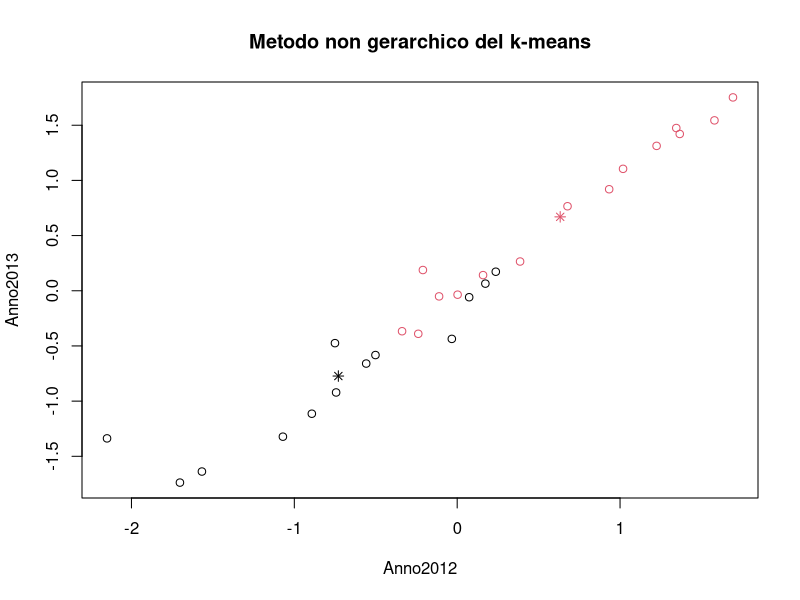
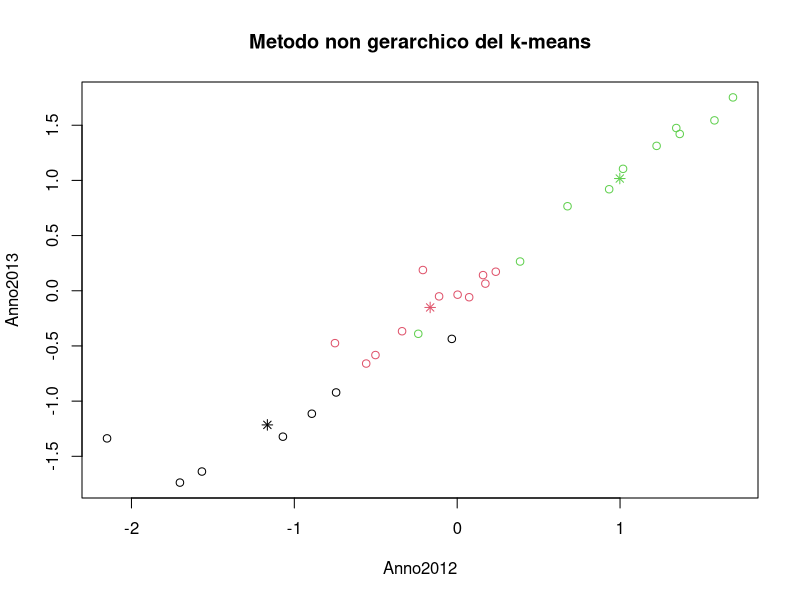
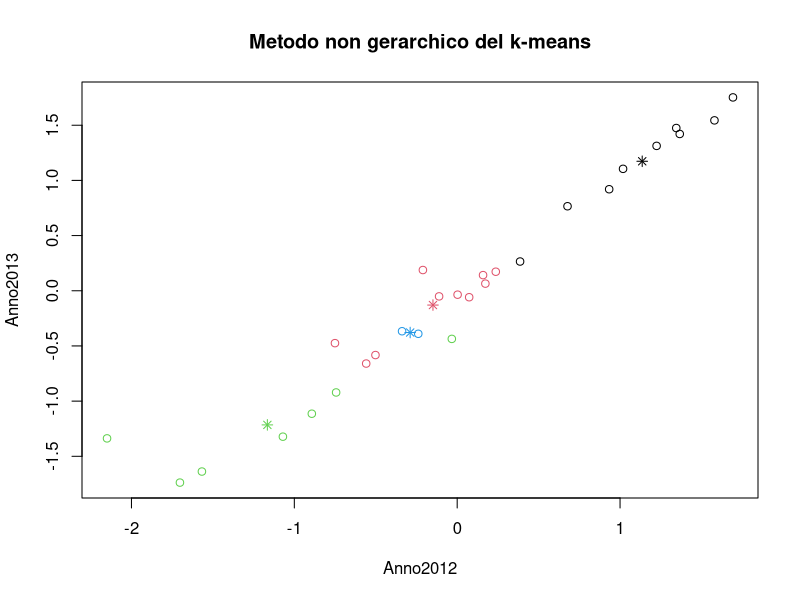
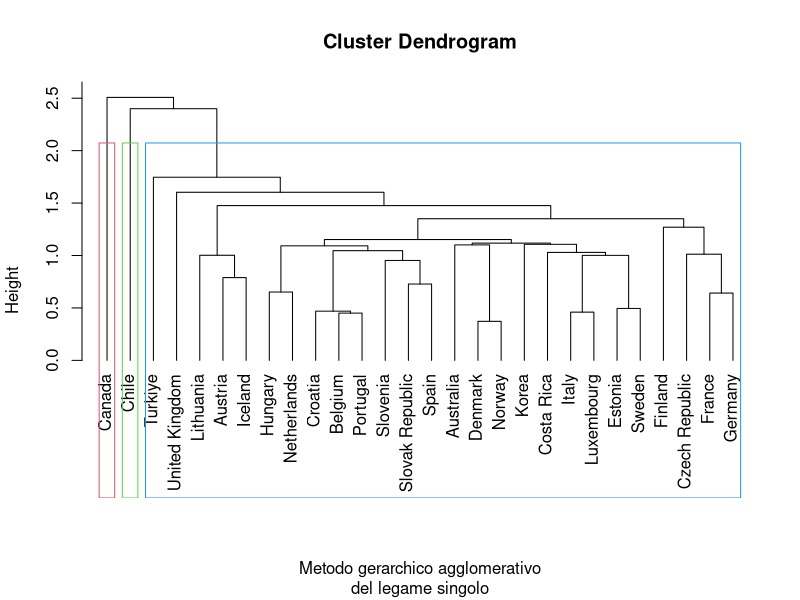
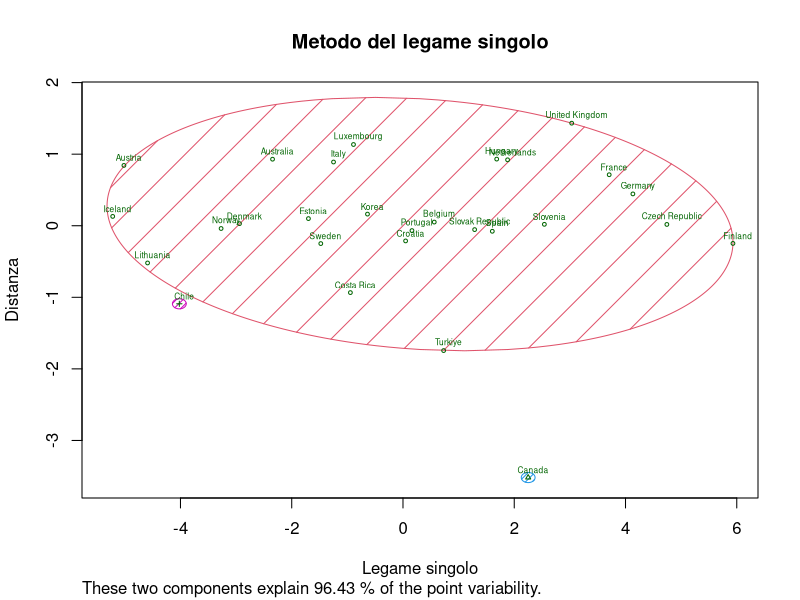
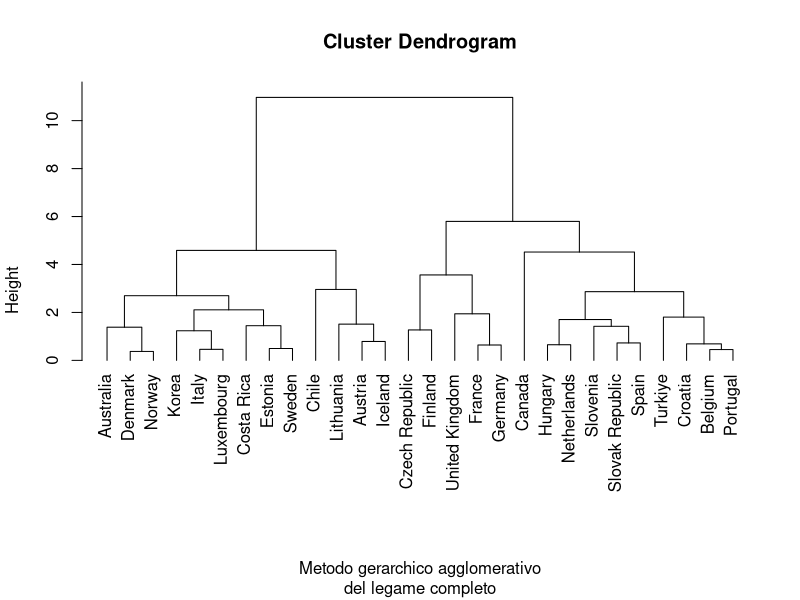
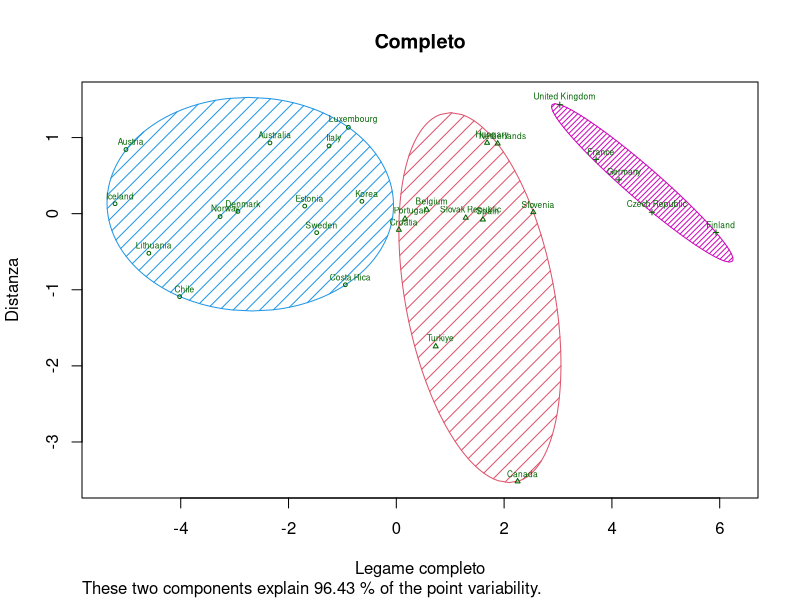
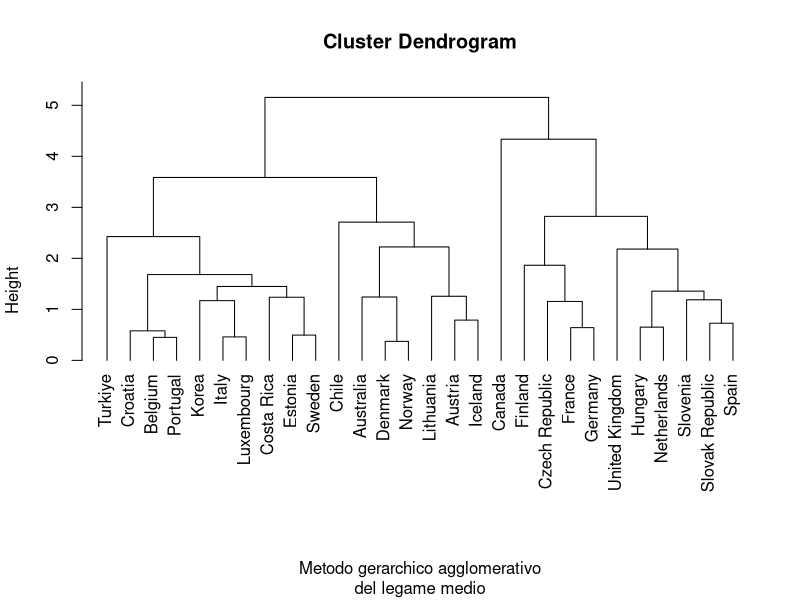

R code for these plots, in order:
library(cluster)
dfDiabete <- data.frame(
  Anno2010 = c(57.8, 45.4, 60.5, 55.4, NA, 45.7, 73.7, 47.4, 45.5, 83.3, 72.9, 81.4, NA, 70.7, 31.7, NA, NA, 65.5, NA, 30.1, 63.8, 72.3, NA, 48.3, 62.5, 57.8, 63.9, 55.8, 51.9, 47.5, 74.9, 49.9),
  Anno2011 = c(59.6, 46.3, 61.7, 57, 34, 48, 76.2, 49, 47.5, 84.2, 74.5, 82.6, NA, 74.5, 38.1, NA, 61.6, 64.1, NA, 32.4, 64, 72.9, NA, 48.4, 58.6, 61.3, 67.3, 56, 53, 53.4, 77.8, 58.7),
  Anno2012 = c(60.5, 45.9, 63.2, 57.6, 30.7, 50.4, 78.2, 50.5, 53.1, 84.8, 80.2, 83.2, NA, 75.3, 38.9, 36.8, 62, 64.3, 40.2, 37, 63.4, 74.1, NA, 48.4, 61, 58, 70.5, 66.4, 53.9, 56.2, 79.9, 59.4),
  Anno2013 = c(57.5, 46, 65, 58.1, 45.8, 57, 80.2, 51.2, 54.6, 85.9, 81.6, 83.2, 85, 77.5, 41.9, NA, 62.4, 65.4, 41.5, 40.6, 64, 75.1, NA, 48.7, 62.7, 65.6, 73.1, 66.6, 55.6, 58.4, 82.3, 62.5),
  Anno2014 = c(57.5, 46.4, 66.3, 58.1, 52.1, 61.4, 84.7, 51.8, 57.3, 88.1, 81.3, 83.6, 83.3, 76.2, 42.3, 55.3, 61.8, 60.8, 42.4, 43.7, 64.6, 75, NA, 50.1, 64.5, 70.4, 74.2, 71.1, 56.5, 61.1, 83.6, 63.3),
  Anno2015 = c(57.5, 46.3, 68, 58.3, 59.3, 57.3, 88, 53, 59.4, 89.8, 82.4, 82.6, 86.2, 69.9, 44.9, 59.6, 62, 61.7, 43.8, 44.3, 65.2, 75.8, NA, 51.5, 67.2, 75.2, 75.9, 72.9, 58.4, 64.2, 84.7, 64.9),
  Anno2016 = c(56.7, 46.9, 70, 79, 46.4, 59.6, 88.9, 54.7, 61.1, 92.3, 84.5, 83.8, NA, 72.4, 46.5, 62.7, 62.2, 60.3, 43.6, 47.8, 64.9, 76.2, NA, 53, 68.5, 76.3, 78.6, 75.1, 60.4, 66.5, 85.3, 67.6),
  Anno2017 = c(57.1, 47.2, 71, 81.9, 39.8, 62.4, 89.4, 55.6, 62.2, 91.7, 84, 83.5, 80.7, 74.2, 47.2, 64.4, 62.5, 63.1, 45.5, 50, 64.2, 77.2, NA, 55.4, 67.9, 76, 80.7, 76.4, 62.4, 72.6, 84.5, 66.9),
  Anno2018 = c(57.8, 46.3, 72.8, 84.3, 47.9, 66.7, 90.5, 57, 64.9, 95.8, 84.8, 85.9, 81.9, 75.4, 48, 62.6, 63, 65.2, 46.7, 53.6, 64, 75.1, 57, 56.2, 70.4, 76.8, 82.6, 78.1, 64.9, 75.4, 72.1, 69.2),
  Anno2019 = c(57.5, 47.5, 75.8, 86.4, 48, 72.2, 92.4, 58.8, 65, 99.9, 86.9, 88.3, 83.7, 77, 48.7, 61.6, 64, 67.8, 48.1, 56.7, 65.1, 76.9, 57.2, 58.5, 74.2, 78.6, 83.3, 79.6, 67.8, 79.1, 74.2, 77.8),
  Anno2020 = c(60, 49.4, 78, 104.9, 73.7, 78.8, 94.2, 62, 66.8, 101.8, 85.6, 91, 88.1, 79.2, 51.1, 59.9, 64.8, 72.7, 50.5, 59, 64.5, 77.6, 53, 59.9, 76.7, 80.4, 85.1, 81.3, 70.1, 91.9, 74.3, 79.5),
  Anno2021 = c(62.4, 49.2, 77.7, 124.5, 77.2, 82.3, 97.5, 67, 67.5, 105.6, 87.4, 93.6, 100.9, 76.4, 54.8, 60, 65.1, 78.5, 50, 58.8, 63.8, 78.5, 54.9, 65.9, 78.6, 79.5, 87.2, 84.7, 73.2, 96.3, 90, 75.5),
  Anno2022 = c(NA, NA, NA, 154.7, 79.7, 67.9, NA, NA, 73.8, NA, NA, NA, 98.4, 75.3, 57.9, 66.2, 67.2, NA, 51.6, NA, 60, NA, 52.3, 76.8, 85, NA, 91.6, 88.6, 80.5, NA, NA, NA)
)

dfDiabete

row.names(dfDiabete)=c("Australia", "Austria", "Belgium", "Canada", "Chile", "Costa Rica", "Czech Republic", "Denmark", "Estonia", "Finland", "France", "Germany", "Greece", "Hungary", "Iceland", "Israel", "Italy", "Korea", "Latvia", "Lithuania", "Luxembourg", "Netherlands", "New Zealand", "Norway", "Portugal", "Slovak Republic", "Slovenia", "Spain", "Sweden", "Turkiye", "United Kingdom", "Croatia")

dfDiabete

#eliminazione valori nulli
dfDiabete <- dfDiabete[-c(13, 16, 19, 23), ]
dfDiabete

dfDiabete<-dfDiabete[,-c(1,2,13)]
dfDiabete

#matrice scalata
matscal<-scale(dfDiabete, center = TRUE, scale = TRUE)
apply(matscal, 2, mean)
apply(matscal, 2, var)
WI<-cov(matscal)
WI
#distanze euclidee
dist_E<-dist(matscal,diag=TRUE,upper=TRUE)

#matricee misura di non omogeneità
#metodo 1
n <- nrow(matscal)
trHI<-(n-1)*sum(apply(matscal,2,var))
trHI
#metodo2
n<-nrow(matscal)
WI<-cov(matscal)
HI<-(n-1)*WI
HI
trHI<-sum(diag(HI))
trHI
#metodo 3
trHI<-sum(dist_E^2)/n
trHI

#metodi non gerarchici
km2<-kmeans(matscal, center=2, iter.max = 10,nstart=1)
plot(matscal, col = km2$cluster, main = "Metodo non gerarchico del k-means")
points(km2$centers, col=1:2, pch=8, cex=1)
#60.5%
#withink1<-42.45709
#withink2<-64.31510
#betweenK<-trHI-withink1-withink2
#betweenK/trHI

km3<-kmeans(matscal, center=3, iter.max = 10,nstart=1)
km3
plot(matscal, col = km3$cluster, main = "Metodo non gerarchico del k-means")
points(km3$centers, col=1:3, pch=8, cex=1)
#74.5%
#withink1<-17.21571
#withink2<-14.02809
#within3<-37.56683
#betweenK<-trHI-withink1-withink2-within3
#betweenK/trHI
km4<-kmeans(matscal, center=4, iter.max = 10,nstart=1)
plot(matscal, col = km4$cluster, main = "Metodo non gerarchico del k-means")
points(km4$centers, col=1:4, pch=8, cex=1)

#rappresentare graficamente i cluster



#metodi gerarchici
#legame singolo
diabete_s<-hclust(dist_E, method="single")
#visualizza informazioni sull'oggetto cluster
summary(diabete_s)
str(diabete_s)
#visualizzo combinazioni
diabete_s$merge
#distance level
diabete_s$height
#dendrogramma legame singolo
plot(diabete_s, hang=-1, xlab="Metodo gerarchico agglomerativo", sub="del legame singolo")
rect.hclust(diabete_s,k=3,border=2:6)

#analisi cluster metodo del legame singolo
taglio_singolo<-cutree(diabete_s, k=3, h= NULL)
taglio_singolo
#cutree(diabete_s, k=NULL, h=8)
numsingolo<-table(taglio_singolo)
#classificare gli individui all'aumentare del numero di cluster
#cutree(diabete_s, k=1:9)
#lista di indici per i gruppi
tagliolist_singolo<-list(taglio_singolo)
tagliolist_singolo
#aggregate(matscal, tagliolist_singolo, mean)
#rappresentare graficamente i cluster
#agmean_singolo<-aggregate(matscal, tagliolist_singolo, mean)[,-1]
#plot(matscal, col = taglio_singolo, main = "Metodo del legame singolo")
#points(agmean_singolo,pch=8,cex=1,col=1:2)
#misure di non omogeneità dei due gruppi con metodo 2
agvar_singolo<-aggregate(matscal,tagliolist_singolo,var)[,-1]
agvar_singolo
trH1S<-(numsingolo[[1]]-1)*sum(agvar_singolo[1,])
if(is.na(trH1S)){
  trH1S<-0
}
trH1S
trH2S<-(numsingolo[[2]]-1)*sum(agvar_singolo[2,])
if(is.na(trH2S)){
  trH2S<-0
}
trH2S
trH3S<-(numsingolo[[3]]-1)*sum(agvar_singolo[3,])
if(is.na(trH3S)){
  trH3S<-0
}
trH3S
#misura all'interno dei due gruppi
within_singolo<-trH1S+trH2S+trH3S
within_singolo
#misura tra i cluster
between_singolo<-trHI-trH1S-trH2S-trH3S
between_singolo
between_singolo/trHI
#visualizzo cluster
clusplot(matscal, cex= 0.5, taglio_singolo, color = TRUE, shade = TRUE, labels=3, lines =0, xlab = "Legame singolo", ylab = "Distanza", main = "Metodo del legame singolo")

#metodo del legame completo (deafult)
diabete_co = hclust(dist_E,method="complete")
#visualizza informazioni sull'oggetto cluster
summary(diabete_co)
str(diabete_co)
diabete_co$height
#visualizzo combinazioni, ogni passo costruisce un cluster - = elementi + = cluster
diabete_co$merge
#distance level
diabete_co$height
#dendrogramma legame completo
plot(diabete_co, hang=-1, xlab="Metodo gerarchico agglomerativo", sub="del legame completo")

#analisi cluster legame completo
taglio_co<-cutree(diabete_co, k=3)
taglio_co
#cutree(diabete_co, k=NULL, h=8)
#classificare gli individui all'aumentare del numero di cluster
#cutree(diabete_co, k=1:9)
#lista di indici per i gruppi
tagliolist_co<-list(taglio_co)
tagliolist_co
#aggregate(matscal, tagliolist_co, mean)
#rappresentare graficamente i cluster
#agmean_co<-aggregate(matscal, tagliolist_co, mean)[,-1]
#plot(matscal, col = taglio_co, main = "Metodo del legame completo")
#points(agmean_co,pch=8,cex=1,col=1:2)
#misure di non omogeneità dei due gruppi con metodo 2
num_co<-table(taglio_co)
agvar_co<-aggregate(matscal,tagliolist_co,var)[,-1]
trH1C<-(num_co[[1]]-1)*sum(agvar_co[1,])
if(is.na(trH1C)){
  trH1C<-0
}
trH1C
trH2C<-(num_co[[2]]-1)*sum(agvar_co[2,])
if(is.na(trH2C)){
  trH2C<-0
}
trH2C
trH3C<-(num_co[[3]]-1)*sum(agvar_co[3,])
if(is.na(trH3C)){
  trH3C<-0
}
trH3C
#misura all'interno dei due gruppi
withinC<-trH1C+trH2C+trH3C
withinC
#misura tra i cluster
betweenC<-trHI-withinC
betweenC
betweenC/trHI
#visualizzo cluster
clusplot(matscal, cex= 0.5, taglio_co, color = TRUE, shade = TRUE, labels=3, lines =0, xlab = "Legame completo", ylab = "Distanza", main = "Completo")

#metodo del legame medio
diabete_average<-hclust(dist_E, method="average")
#visualizza informazioni sull'oggetto cluster
summary(diabete_average)
str(diabete_average)
#visualizzo combinazioni
diabete_average$merge
#distance level
diabete_average$height
#dendrogramma legame medio
plot(diabete_average, hang=-1,xlab="Metodo gerarchico agglomerativo", sub="del legame medio")

#analisi cluster metodo del legame medio
taglio_medio<-cutree(diabete_average, k=3, h=NULL)
taglio_medio
#cutree(diabete_average, k=NULL, h=8)
nummedio<-table(taglio_medio)
#classificare gli individui all'aumentare del numero di cluster
#cutree(diabete_average, k=1:9)
#lista di indici per i gruppi
tagliolist_medio<-list(taglio_medio)
tagliolist_medio
#aggregate(matscal, tagliolist_medio, mean)
#rappresentare graficamente i cluster
#agmean_medio<-aggregate(matscal, tagliolist_medio, mean)[,-1]
#plot(matscal, col = taglio_medio, main = "Metodo del legame medio")
#points(agmean_medio,pch=8,cex=1,col=1:2)
#misure di non omogeneità dei due gruppi con metodo 2
agvar_medio<-aggregate(matscal,tagliolist_medio,var)[,-1]
trH1M<-(nummedio[[1]]-1)*sum(agvar_medio[1,])
if(is.na(trH1M)){
  trH1M<-0
}
trH1M
trH2M<-(nummedio[[2]]-1)*sum(agvar_medio[2,])
if(is.na(trH2M)){
  trH2M<-0
}
trH2M
trH3M<-(nummedio[[3]]-1)*sum(agvar_medio[3,])
if(is.na(trH3M)){
  trH3M<-0
}
trH3M
#misura all'interno dei due gruppi
within_medio<-trH1M+trH2M+trH3M
within_medio
#misura tra i cluster
between_medio<-trHI-within_medio
between_medio
between_medio/trHI
#visualizzo cluster
clusplot(matscal, cex= 0.5, taglio_medio, color = TRUE, shade = TRUE, labels=3, lines =0, xlab = "Legame medio", ylab = "Distanza", main = "Metodo del legame medio")

#metodo gerarchico del centroide
diabete_centr<-hclust((dist_E)^2, method="centroid")
#visualizza informazioni sull'oggetto cluster
summary(diabete_centr)
str(diabete_centr)
#visualizzo combinazioni
diabete_centr$merge
#distance level
diabete_centr$height
#dendrogramma metodo del centroide
plot(diabete_centr, hang=-1, xlab="Metodo gerarchico agglomerativo", sub="del centroide")

#analisi cluster metodo del centroide
taglio_centr<-cutree(diabete_centr, k=3, h=NULL)
taglio_centr
#cutree(diabete_centr, k=NULL, h=20)
numcentr<-table(taglio_centr)
#classificare gli individui all'aumentare del numero di cluster
#cutree(diabete_centr, k=1:9)
#lista di indici per i gruppi
tagliolistcentr<-list(taglio_centr)
tagliolistcentr
#aggregate(matscal, tagliolistcentr, mean)
#rappresentare graficamente i cluster
#agmean_centr<-aggregate(matscal, tagliolistcentr, mean)[,-1]
#plot(matscal, col = taglio_centr, main = "Metodo del centroide")
#points(agmean_centr,pch=8,cex=1,col=1:2)
#misure di non omogeneità dei due gruppi con metodo 2
agvarcentr<-aggregate(matscal,tagliolistcentr,var)[,-1]
trH1Centr<-(numcentr[[1]]-1)*sum(agvarcentr[1,])
if(is.na(trH1Centr)){
  trH1Centr<-0
}
trH1Centr
trH2Centr<-(numcentr[[2]]-1)*sum(agvarcentr[2,])
if(is.na(trH2Centr)){
  trH2Centr<-0
}
trH2Centr
trH3Centr<-(numcentr[[3]]-1)*sum(agvarcentr[3,])
if(is.na(trH3Centr)){
  trH3Centr<-0
}
trH3Centr
#misura all'interno dei due gruppi
within_centr<-trH1Centr+trH2Centr+trH3Centr
within_centr
#misura tra i cluster
between_centr<-trHI-within_centr
between_centr
between_centr/trHI
#visualizzo cluster
clusplot(matscal, cex= 0.5, taglio_centr, color = TRUE, shade = TRUE, labels=3, lines =0, xlab = "Centroide", ylab = "Distanza", main = "Metodo del centroide")

#metodo della mediana
diabete_mediana<-hclust((dist_E)^2  , method="median")
#visualizza informazioni sull'oggetto cluster
summary(diabete_mediana)
str(diabete_mediana)
#visualizzo combinazioni
diabete_mediana$merge
#distance level
diabete_mediana$height
#dendrogramma metodo della mediana
plot(diabete_mediana,hang=-1,xlab="Metodo gerarchico agglomerativo", sub="della mediana")
rect.hclust(diabete_mediana,k=2,border="red")
rect.hclust(diabete_mediana,k=3,border="blue")

#analisi cluster metodo della mediana
taglio_mediana<-cutree(diabete_mediana, k=3, h=NULL)
taglio_mediana
#cutree(diabete_mediana, k=NULL, h=8)
nummediana<-table(taglio_mediana)
#classificare gli individui all'aumentare del numero di cluster
#cutree(diabete_mediana, k=1:9)
#lista di indici per i gruppi
tagliolist_mediana<-list(taglio_mediana)
tagliolist_mediana
#aggregate(matscal, tagliolist_mediana, mean)
#rappresentare graficamente i cluster
agmean_mediana<-aggregate(matscal, tagliolist_mediana, mean)[,-1]
plot(matscal, col = taglio_mediana, main = "Metodo della mediana")
points(agmean_mediana,pch=8,cex=1,col=1:2)
#misure di non omogeneità dei due gruppi con metodo 2
agvar_mediana<-aggregate(matscal,tagliolist_mediana,var)[,-1]
agvar_mediana
trH1Mediana<-(nummediana[[1]]-1)*sum(agvar_mediana[1,])
if(is.na(trH1Mediana)){
  trH1Mediana<-0
}
trH1Mediana
trH2Mediana<-(nummediana[[2]]-1)*sum(agvar_mediana[2,])
if(is.na(trH2Mediana)){
  trH2Mediana<-0
}
trH2Mediana
trH3Mediana<-(nummediana[[3]]-1)*sum(agvar_mediana[3,])
if(is.na(trH3Mediana)){
  trH3Mediana<-0
}
trH3Mediana
#misura all'interno dei due gruppi
within_mediana<-trH1Mediana+trH2Mediana+trH3Mediana
within_mediana
#misura tra i cluster
between_mediana<-trHI-within_mediana
between_mediana
between_mediana/trHI
#visualizzo cluster
clusplot(matscal, cex= 0.5, taglio_mediana, color = TRUE, shade = TRUE, labels=3, lines =0, xlab = "Mediana", ylab = "Distanza", main = "Metodo della mediana")
